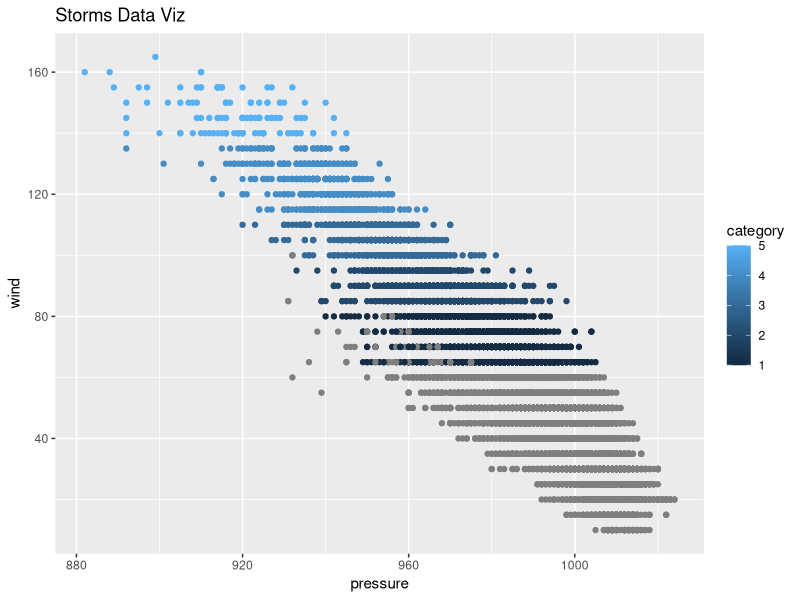

Recreate this plot in R.
## ---- chunk 1

#|message: false

library(tidyverse)
library(ggplot2)

glimpse(storms)

storms |>
  ggplot() +
  geom_point(mapping = aes(x = pressure, 
                           y = wind, 
                           color = category)) +
  labs(title = "Storms Data Viz")

